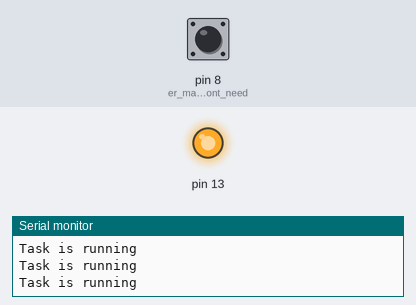
The sketch below on a simulated Arduino Uno, built with avr-gcc and run on an emulated ATmega328P. Parts: output pins drawn as LEDs (lit = HIGH), the last lines printed to the serial monitor. Inputs (shaded band) come from the test bench; at power-on: pin 8 (er_mane_holo_i_dont_need) HIGH.

Above: at 4.7 s.
4.8 s: pin 8 (er_mane_holo_i_dont_need) pulled LOW for 1.55 s
At 7.5 s:
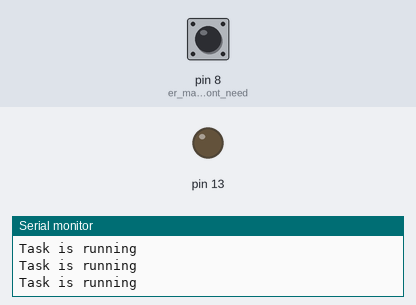
9.8 s: pin 8 (er_mane_holo_i_dont_need) pulled LOW for 3.2 s
At 15.7 s:
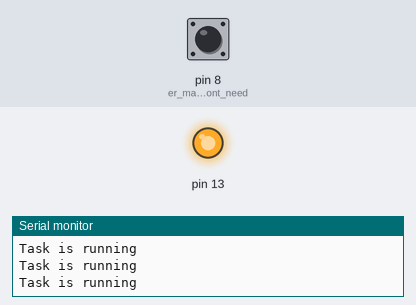
Timing chart, 0 to 17.2 s (numbered marks = the images above; inputs shaded):
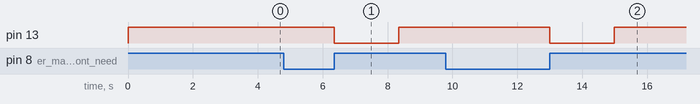

The sketch:

freeRtos_2task.ino
```cpp
#include <Arduino_FreeRTOS.h>

// define two tasks for blinking led with push button and print it on the serial monitor at the same time, both of the task areable to run at the same
//time based on an event
// si fisrt of all ki ki lagbe: 1. void set up and loop , task ahndler, task functions and define the pins of the push button and the led
void Task_Print1(void *parameter);
void Task_Print2(void *parameter);
//0: task handler

TaskHandle_t Task_handle1;   // keno use kore?task handle processor to handle task
TaskHandle_t Task_handle2;

//1: set up
void setup(){

  // jeheru print monitor a dekhte cai, tai print begin korte hobe with baud rate

  Serial.begin(9600);
  // cinfigure the pins for inputof the pussbuttion with pullup, and the outputpin for the led
  pinMode(13, OUTPUT);
  pinMode(8, INPUT_PULLUP ); // er mane holo i dont need to coonect 10kohm register with the button , i just need to connect its legs with the arduino pin and gnd

  // create the task and transfer the parameters: function name, name given by us, stack size, null parameter to pass, priority level, task handler
  xTaskCreate(Task_Print1,"TaskN1",100,NULL,1,&Task_handle1);
  xTaskCreate(Task_Print2,"TaskN2",100,NULL,1,&Task_handle1);


  }
//2: loop
  void loop(){


    }

//3: function for tasks

void Task_Print1(void *parameter){

  (void)parameter;
  while(1){
    if (digitalRead(8)==0)
    {
      while(digitalRead(8)==0);


    digitalWrite(13, LOW); // turnd on coz pull up deya
    }else
    digitalWrite(13, HIGH); // led turs off coz pullup kora
    vTaskDelay(2000/portTICK_PERIOD_MS);


    }


  }
  void Task_Print2(void *parameter){

  (void)parameter;
  while(1){


    Serial.println("Task is running");
    vTaskDelay(2000/portTICK_PERIOD_MS); //// arduni will print to the monitor each 1sec: 1 sec in the monitor 1sec in the block state

    }


  }
```

Measured:
- after the input at 4.8 s, pin 13: HIGH → LOW after 1.6 s, → HIGH 2.0 s later
- after the input at 9.8 s, pin 13: HIGH → LOW after 3.2 s, → HIGH 2.0 s later
